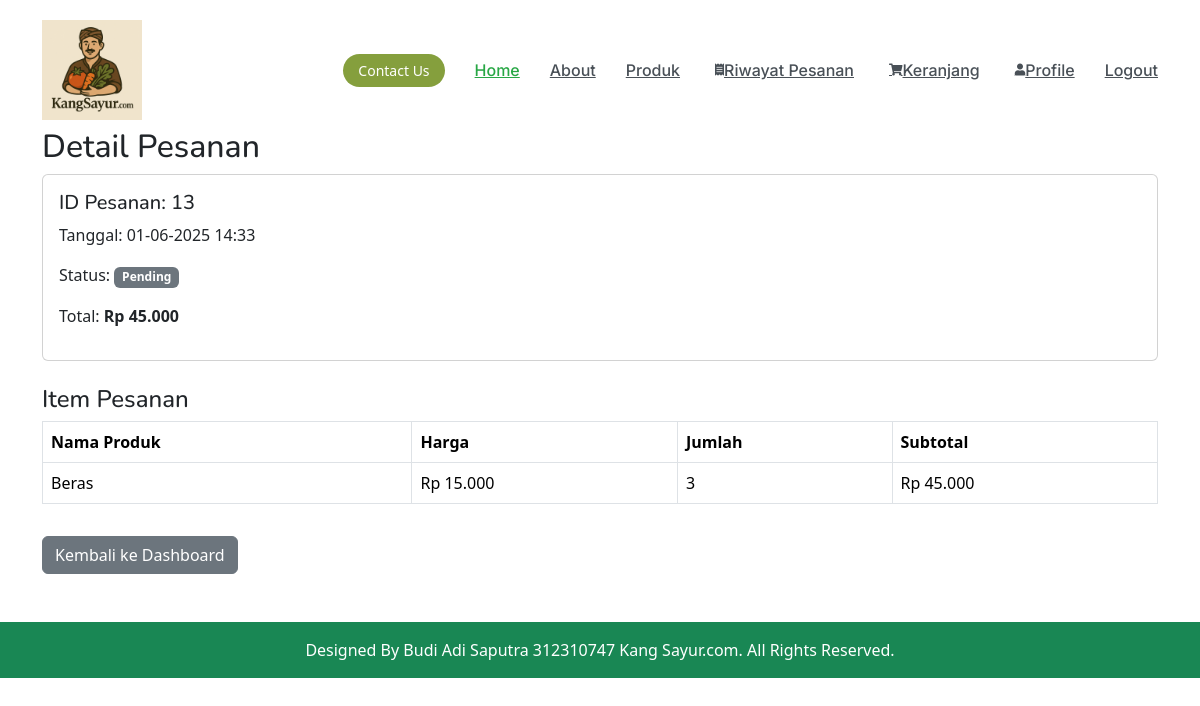
The page /sayuran/pembeli/detail_pesanan.php?id=13 (signed in) on the database its author committed.
### tables this page shows
CREATE TABLE `orders` (
  `id` int(11) NOT NULL,
  `user_id` int(11) NOT NULL,
  `total_amount` decimal(10,2) NOT NULL,
  `status` enum('pending','processing','shipped','completed','cancelled') DEFAULT 'pending',
  `order_date` datetime DEFAULT current_timestamp(),
  `shipping_address_id` int(11) DEFAULT NULL,
  `billing_address_id` int(11) DEFAULT NULL,
  `notes` text DEFAULT NULL,
  `payment_method` varchar(100) NOT NULL DEFAULT '''COD''' COMMENT 'Metode pembayaran pesanan'
);

CREATE TABLE `order_items` (
  `id` int(11) NOT NULL,
  `order_id` int(11) NOT NULL,
  `product_id` int(11) NOT NULL,
  `product_name` varchar(255) NOT NULL,
  `quantity` int(11) NOT NULL,
  `price_at_order` decimal(10,2) NOT NULL
);

CREATE TABLE `produk` (
  `id` int(11) NOT NULL,
  `name` varchar(255) NOT NULL,
  `description` text DEFAULT NULL,
  `price` decimal(10,2) NOT NULL,
  `stock` int(11) NOT NULL DEFAULT 0,
  `category_id` int(11) DEFAULT NULL,
  `seller_id` int(11) DEFAULT NULL,
  `image_url` varchar(255) DEFAULT NULL,
  `created_at` timestamp NOT NULL DEFAULT current_timestamp(),
  `status_persetujuan` enum('pending','approved','rejected') DEFAULT 'pending' COMMENT 'Status persetujuan produk oleh admin'
);

### sayuran/pembeli/detail_pesanan.php (the view, shortened to what this page needs)
<?php
include_once __DIR__ . '/../include/header.php';
$order_id = $_GET['id'] ?? null;
$user_id = $_SESSION['user_id'];
$order = null;
$items = [];
$error_message = '';
if (!$order_id || !is_numeric($order_id)) {
    $error_message = "ID pesanan tidak valid.";
} else {
    try {
        $pdo = get_pdo_connection();
        $stmt = $pdo->prepare("SELECT * FROM orders WHERE id = ? AND user_id = ?");
        $stmt->execute([$order_id, $user_id]);
        $order = $stmt->fetch(PDO::FETCH_ASSOC);
        if ($order) {
            $stmt_items = $pdo->prepare("SELECT oi.*, p.name AS product_name FROM order_items oi
                                         JOIN produk p ON oi.product_id = p.id
                                         WHERE oi.order_id = ?");
            $stmt_items->execute([$order_id]);
            $items = $stmt_items->fetchAll(PDO::FETCH_ASSOC);
        } else {
            $error_message = "Pesanan tidak ditemukan atau bukan milik Anda.";
        }
    } catch (PDOException $e) {
        $error_message = "Kesalahan database: " . $e->getMessage();
    }
}
?>
<div class="container mt-5">
    <h2>Detail Pesanan</h2>
    <?php if ($error_message): ?>
        <div class="alert alert-danger"><?php echo htmlspecialchars($error_message); ?></div>
    <?php elseif ($order): ?>
        <div class="card mb-4">
            <div class="card-body">
                <h5>ID Pesanan: <?php echo htmlspecialchars($order['id']); ?></h5>
                <p>Tanggal: <?php echo date('d-m-Y H:i', strtotime($order['order_date'])); ?></p>
                <p>Status: <span class="badge
                    <?php
                        if ($order['status'] == 'diproses') echo 'bg-warning text-dark';
                        elseif ($order['status'] == 'selesai') echo 'bg-success';
                        else echo 'bg-secondary';
                    ?>">
                    <?php echo ucfirst($order['status']); ?>
                </span></p>
                <p>Total: <strong>Rp <?php echo number_format($order['total_amount'], 0, ',', '.'); ?></strong></p>
            </div>
        </div>
        <h4>Item Pesanan</h4>
        <div class="table-responsive">
            <table class="table table-bordered">
                <thead>
                    <tr>
                        <th>Nama Produk</th>
                        <th>Harga</th>
                        <th>Jumlah</th>
                        <th>Subtotal</th>
                    </tr>
                </thead>
                <tbody>
                    <?php foreach ($items as $item): ?>
                        <tr>
                            <td><?php echo htmlspecialchars($item['product_name']); ?></td>
                            <td>Rp <?php echo number_format($item['price_at_order'], 0, ',', '.'); ?></td>
                            <td><?php echo $item['quantity']; ?></td>
                            <td>Rp <?php echo number_format($item['price_at_order'] * $item['quantity'], 0, ',', '.'); ?></td>
                        </tr>
                    <?php endforeach; ?>
                </tbody>
            </table>
        </div>
        <a href="pembeli_dashboard.php" class="btn btn-secondary mt-3">Kembali ke Dashboard</a>
    <?php endif; ?>
</div>
<?php include_once __DIR__ . '/../include/footer.php'; ?>

### sayuran/assets/css/main.css (style rules this page uses)
:root { --default-font: "Roboto", system-ui, -apple-system, "Segoe UI", Roboto, "Helvetica Neue", Arial, "Noto Sans", "Liberation Sans", sans-serif, "Apple Color Emoji", "Segoe UI Emoji", "Segoe UI Symbol", "Noto Color Emoji"; --heading-font: "Nunito", sans-serif; --nav-font: "Inter", sans-serif; }
:root { --background-color: #ffffff; --default-color: #31511E; --heading-color: #88C273; --accent-color: #859F3D; --surface-color: #ffffff; --contrast-color: #ffffff; }
:root { --nav-color: #313336; --nav-hover-color: #859F3D; --nav-mobile-background-color: #ffffff; --nav-dropdown-background-color: #ffffff; --nav-dropdown-color: #313336; --nav-dropdown-hover-color: #859F3D; }
:root { scroll-behavior: smooth; }
body { color: var(--default-color); background-color: transparent; font-family: var(--default-font); padding-top: 80px; }
a { color: var(--accent-color); text-decoration: none; transition: 0.3s; }
h1, h2, h3, h4, h5, h6 { color: var(--heading-color); font-family: var(--heading-font); }

### rows shown on the page
orders: id "13", order_date "01-06-2025 14:33", status "Pending", total_amount "45.000"
order_items: product.name "Beras", price_at_order "15.000", quantity "3", $item['price_at_order'] * $item['quantity'] "45.000"
